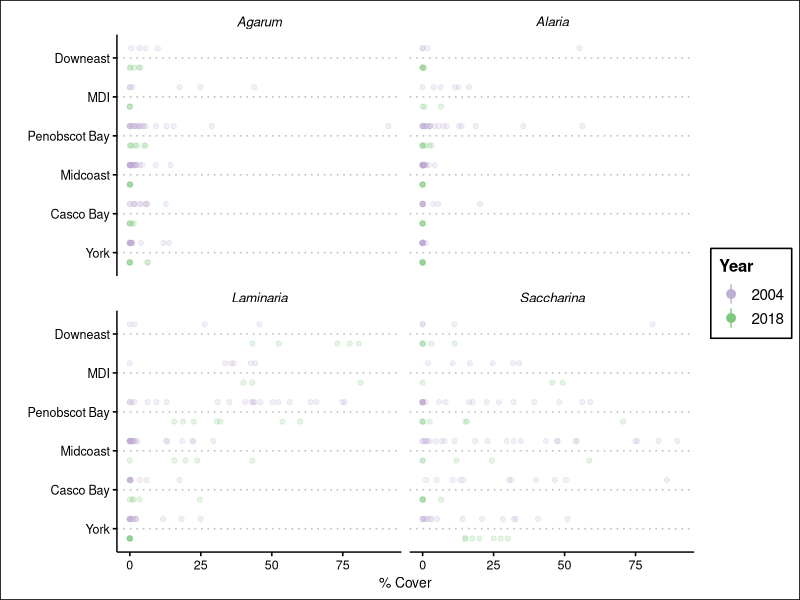
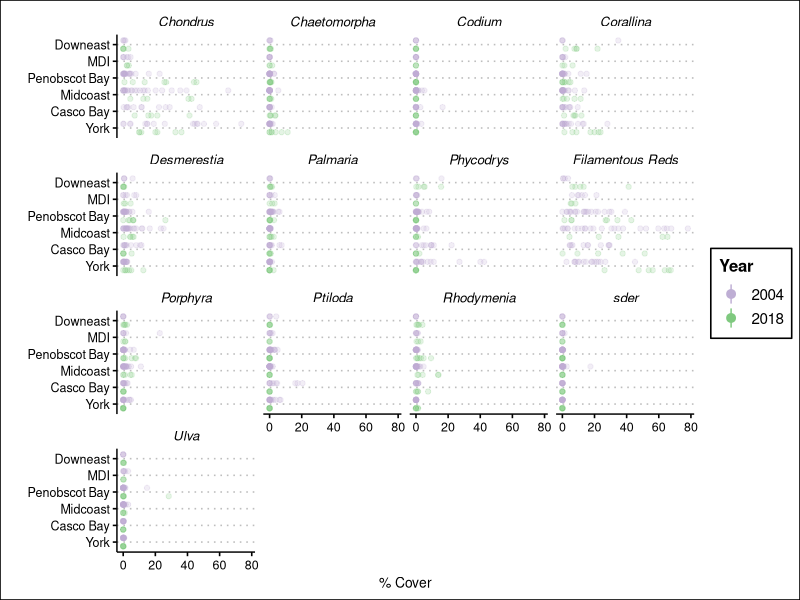
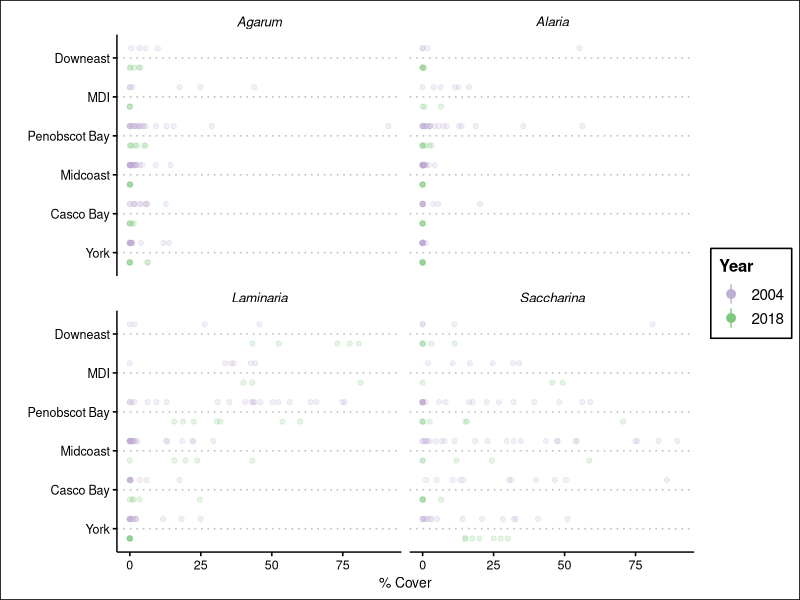
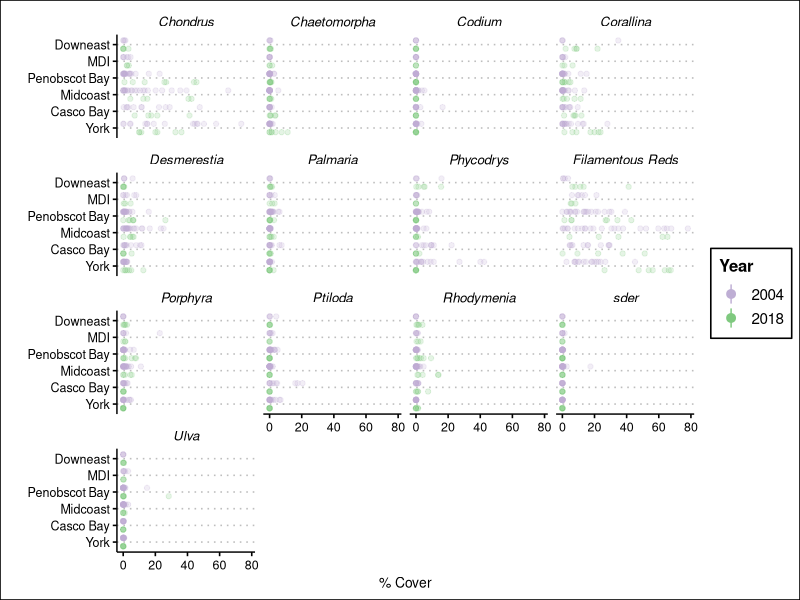

The R source for these figures, in order:
#' -------------------------------------------
#' Plot composition data
#' 
#' -------------------------------------------

#--- load libraries and get environment setup
setwd(here::here()) 
library(tidyverse)

comp_data <- read_csv("derived_data/compositional_change_data.csv") %>%
    mutate( region = factor(region,
                            levels = rev(c("Downeast", "MDI", "Penobscot Bay",
                                       "Midcoast", "Casco Bay", "York"))),
            year = factor(year, levels = c(2018, 2004)))

#labeller function
make_kelp_name <- function(string){
    string <- gsub("agar", "Agarum", string)
    string <- gsub("ldig", "Laminaria", string)
    string <- gsub("alar", "Alaria", string)
    string <- gsub("sac", "Saccharina", string)
    string
}

ggplot(comp_data %>% filter(type == "kelp"), 
       aes(x = region, y = cover, color = year)) +
    geom_point(alpha = 0.2, position = position_dodge(width = 1)) +
    stat_summary(alpha = 1, position = position_dodge(width = 1),
                 fun.data = mean_cl_boot) +
    coord_flip() +
    facet_wrap(vars(sp_code),
               labeller = labeller(sp_code = make_kelp_name)) +
    labs(color = "Year",
         y = "% Cover",
         x = "") +
    ggthemes::theme_clean() +
    scale_color_brewer(palette = "Accent")+
    guides(colour = guide_legend(reverse=TRUE)) +  #for the legend flip
    theme(strip.text = element_text(face = "italic"))
ggsave("figures/kelp_composition_2004_2018.jpg", dpi = 600)



#labeller function
make_algae_name <- function(string){
    stringi::stri_replace_all_fixed(string,
                                   pattern = c("ccrisp",
                                     "chaet",
                                     "codm",
                                     "coral",
                                     "desm",
                                     "palm",
                                     "phyc",
                                     "poly",
                                     "porph",
                                     "ptilo",
                                     "rhod",
                                     "ulva"),
                                   replacement = c("Chondrus",
                                     "Chaetomorpha",
                                     "Codium",
                                     "Corallina",
                                     "Desmerestia",
                                     "Palmaria",
                                     "Phycodrys",
                                     "Filamentous Reds",
                                     "Porphyra",
                                     "Ptiloda",
                                     "Rhodymenia",
                                     "Ulva"),
                                   vectorize_all = FALSE)
    
}
ggplot(comp_data %>% filter(type != "kelp"), 
       aes(x = region, y = cover, color = factor(year))) +
    geom_point(alpha = 0.2, position = position_dodge(width = 1)) +
    stat_summary(alpha = 1, position = position_dodge(width = 1),
                 fun.data = mean_cl_boot) +
    coord_flip() +
    facet_wrap(vars(sp_code),
               labeller = labeller(sp_code = make_algae_name)) +
    labs(color = "Year",
         y = "% Cover",
         x = "") +
    ggthemes::theme_clean() +
    scale_color_brewer(palette = "Accent")+
    guides(colour = guide_legend(reverse=TRUE)) + 
    theme(strip.text = element_text(face = "italic"))

ggsave("figures/understory_composition_2004_2018.jpg", dpi = 600)
